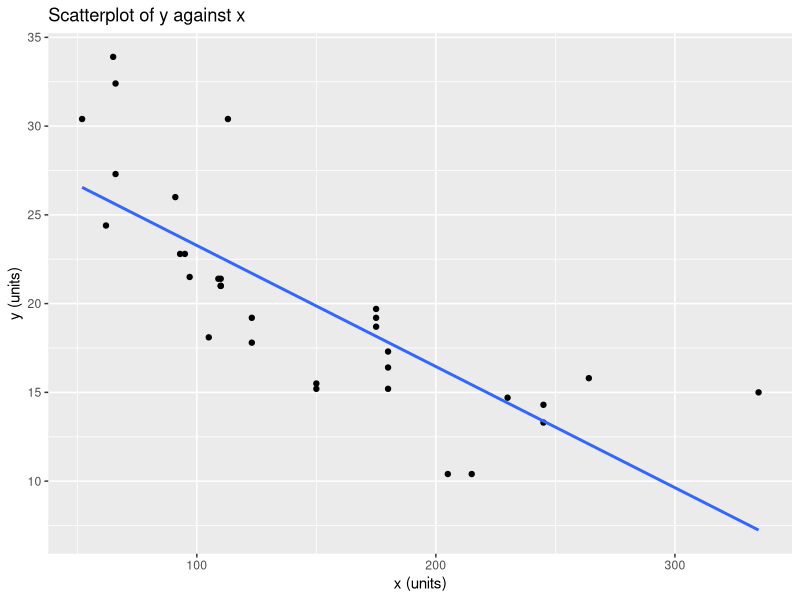
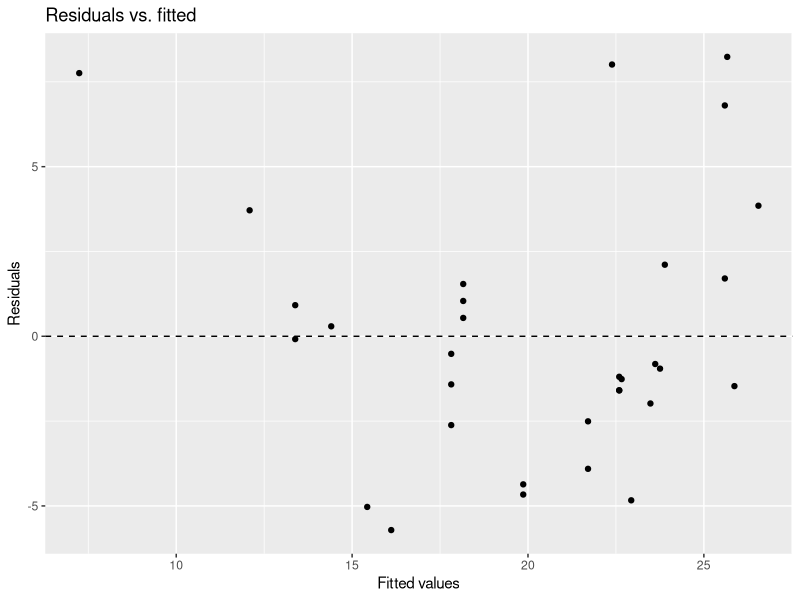
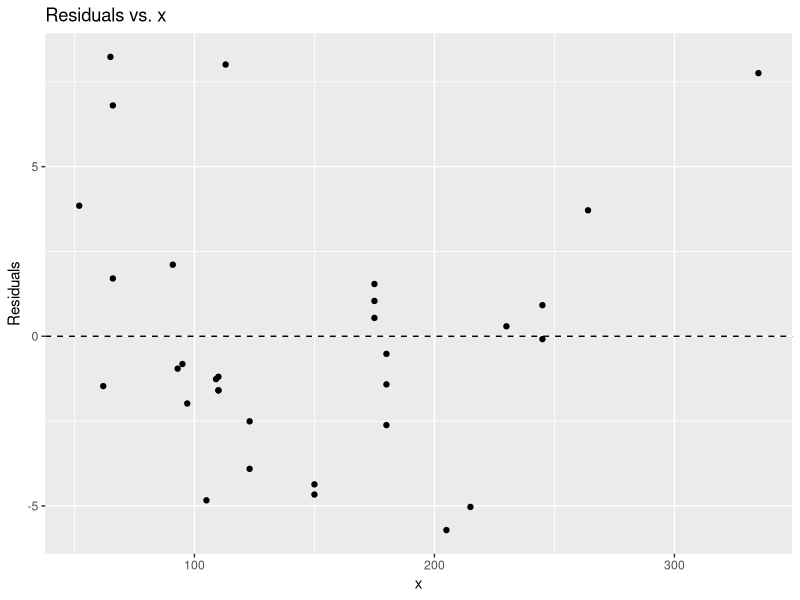
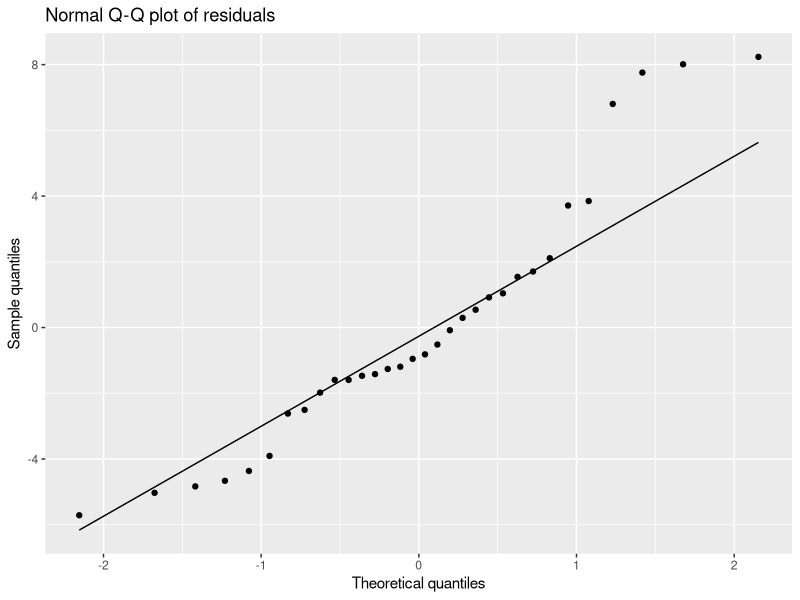

These figures' R source, in order:
# ============================================================
# Project 2, Part 1: Real Data and Diagnostics
# MA 214 Applied Statistics
# ============================================================
# Working code for lab. This file is not submitted.
# Do not use setwd().
#
# Three steps, matching Parts 1-3 of the worksheet:
#   1. load your data   2. fit the line   3. diagnose

library(dplyr)
library(ggplot2)

# ------------------------------------------------------------
# Part 1: Load your data
# ------------------------------------------------------------
# Pick the ONE block for your dataset (numbers match the handout list),
# uncomment it, and delete the others. Every block makes a data frame
# my_data with two columns: y (the response) and x (the predictor).

# 1. bdims (openintro): wgt ~ hgt
# library(openintro)
# my_data <- bdims %>% transmute(y = wgt, x = hgt)

# 2. evals (openintro): score ~ bty_avg
# library(openintro)
# my_data <- evals %>% transmute(y = score, x = bty_avg)

# 3. Salaries and Batting (Lahman): salary ~ HR, 2016, at least 300 at-bats
# library(Lahman)
# # one row per player and team: the salary that team paid, the at-bats for it
# my_data <- inner_join(filter(Batting, yearID == 2016),
#                       filter(Salaries, yearID == 2016),
#                       by = c("playerID", "teamID")) %>%
#   filter(AB >= 300) %>% transmute(y = salary, x = HR)

# 4. cats (MASS): Hwt ~ Bwt
# library(MASS)
# my_data <- cats %>% transmute(y = Hwt, x = Bwt)

# 5. county (openintro): median_hh_income ~ per_capita_income
# library(openintro)
# my_data <- county %>% transmute(y = median_hh_income, x = per_capita_income)

# 6. SaratogaHouses (mosaicData): price ~ livingArea
# library(mosaicData)
# my_data <- SaratogaHouses %>% transmute(y = price, x = livingArea)

# 7. hills (MASS): time ~ dist
# library(MASS)
# my_data <- hills %>% transmute(y = time, x = dist)

# 8. gapminder (gapminder): lifeExp ~ log(gdpPercap), year 2007
# library(gapminder)
# my_data <- gapminder %>% filter(year == 2007) %>%
#   transmute(y = lifeExp, x = log(gdpPercap))

# 9. Boston (MASS): medv ~ rm
# library(MASS)
# my_data <- Boston %>% transmute(y = medv, x = rm)

# 10. mtcars (datasets): mpg ~ hp
# my_data <- mtcars %>% transmute(y = mpg, x = hp)

# 11. gapminder (gapminder): lifeExp ~ gdpPercap, year 2007
# library(gapminder)
# my_data <- gapminder %>% filter(year == 2007) %>%
#   transmute(y = lifeExp, x = gdpPercap)

# 12. ncbirths (openintro): weight ~ weeks
# library(openintro)
# my_data <- ncbirths %>% transmute(y = weight, x = weeks)

# 13. Utilities (mosaicData): gasbill ~ temp
# library(mosaicData)
# my_data <- Utilities %>% transmute(y = gasbill, x = temp)

# PLACEHOLDER so the commands below run before you pick a dataset.
# TODO: delete this line once you have uncommented your block above.
my_data <- mtcars %>% transmute(y = mpg, x = hp)

# Read the documentation for your dataset, e.g. ?bdims or ?cats.
# TODO: one row of this data is one ______________________

# Remove rows with a missing y or x, and record how many you removed.
n_before <- nrow(my_data)
my_data  <- my_data %>% filter(!is.na(y), !is.na(x))
n_before - nrow(my_data)   # rows removed
nrow(my_data)              # n used


# ------------------------------------------------------------
# Part 2: Fit the line
# ------------------------------------------------------------
# Label the axes with your variables and their units.
ggplot(my_data, aes(x = x, y = y)) +
  geom_point() +
  geom_smooth(method = "lm", se = FALSE) +
  labs(x = "x (units)", y = "y (units)", title = "Scatterplot of y against x")

fit <- lm(y ~ x, data = my_data)
summary(fit)

# Classical 95% CI for the slope: b1 +/- t(0.975, n - 2) * SE(b1)
b1    <- coef(summary(fit))["x", "Estimate"]
se_b1 <- coef(summary(fit))["x", "Std. Error"]
t_crit <- qt(0.975, df = nrow(my_data) - 2)
c(lower = b1 - t_crit * se_b1, upper = b1 + t_crit * se_b1)

# TODO: interpret the slope in context, with units.


# ------------------------------------------------------------
# Part 3: Diagnose the failed assumption
# ------------------------------------------------------------
res <- resid(fit)
diag_data <- my_data %>% mutate(fitted = fitted(fit), resid = res)

ggplot(diag_data, aes(x = fitted, y = resid)) +
  geom_point() +
  geom_hline(yintercept = 0, linetype = "dashed") +
  labs(x = "Fitted values", y = "Residuals", title = "Residuals vs. fitted")

ggplot(diag_data, aes(x = x, y = resid)) +
  geom_point() +
  geom_hline(yintercept = 0, linetype = "dashed") +
  labs(x = "x", y = "Residuals", title = "Residuals vs. x")

ggplot(diag_data, aes(sample = resid)) +
  geom_qq() +
  geom_qq_line() +
  labs(x = "Theoretical quantiles", y = "Sample quantiles",
       title = "Normal Q-Q plot of residuals")

# Save a plot to include in the Google Doc (optional).
# ggsave("qq_plot.png", width = 6, height = 4)

# Optional numbers to back up the plots (the plots carry the argument).
# Skewness of the residuals: near 0 if symmetric; large positive = right skew.
mean((res - mean(res))^3) / sd(res)^3

# Curvature check: a small p-value on I(x^2) points to a curved mean.
summary(lm(y ~ x + I(x^2), data = my_data))$coefficients

# TODO: which assumption fails most clearly, and which plot shows it?
# Match it to Study A (skew), B (fan), C (heavy tails), or D (curve).
